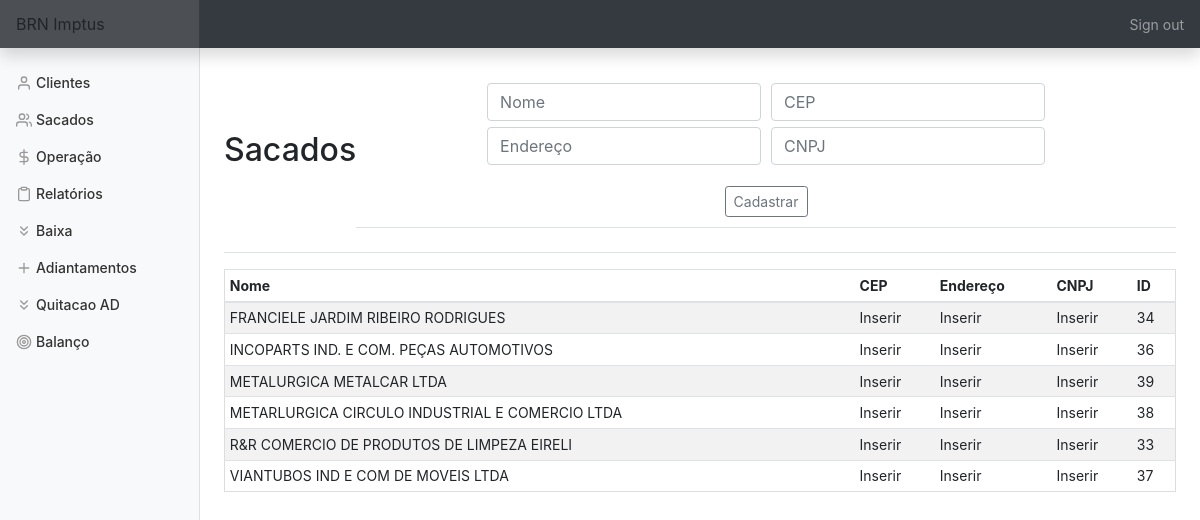
Before: /sacados (signed in) with the older database file.
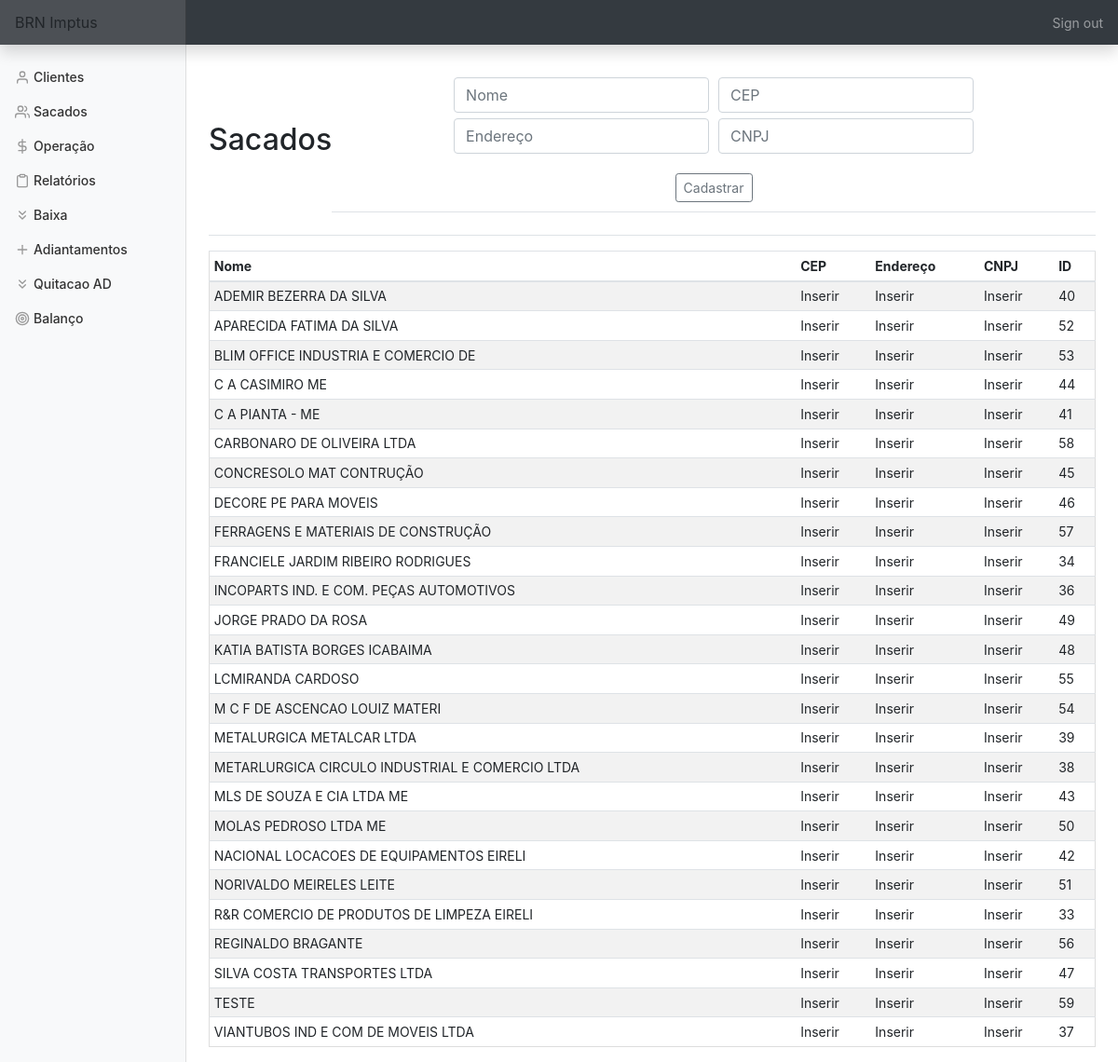
After: the same page with the newer database file.
### tables this page shows
CREATE TABLE sacados (id INTEGER PRIMARY KEY AUTOINCREMENT NOT NULL,
						nome TEXT NOT NULL,
						cep TEXT NOT NULL,
						endereço TEXT NOT NULL, cnpj TEXT);

### app.py (the view, shortened to what this page needs)
@app.route('/sacados', methods=['GET', 'POST'])
@login_required
def sacados():
    con = sqlite3.connect(DATABASE)
    con.row_factory = sqlite3.Row
    cur = con.cursor()
    if request.method == 'GET':
        rows = cur.execute('SELECT * FROM sacados ORDER BY nome')
        rows = cur.fetchall()
        return render_template('sacados.html', rows=rows)

### app.py (called while the page is built)
@app.after_request
def after_request(response):
    response.headers["Cache-Control"] = "no-cache, no-store, must-revalidate"
    response.headers["Expires"] = 0
    response.headers["Pragma"] = "no-cache"
    return response

### helper.py (called while the page is built)
def login_required(f):
    @wraps(f)
    def decorated_function(*args, **kwargs):
        if session.get("user_id") is None:
            return redirect("/login")
        return f(*args, **kwargs)
    return decorated_function

### templates/sacados.html (shortened to what this page needs)
{% extends "layout.html" %}
{% block main %}
    <div class='d-flex justify-content-between flex-warp flex-md-nowrap align-items-center pt-3 pb-2 mb-3 border-bottom'>
        <h1 class='h2'>Sacados</h1>
        <div class='d-flex justify-content-between flex-warp flex-md-nowrap align-items-center pt-3 pb-2 mb-3 border-bottom'>
            <form action='sacados' method='POST'>
                <div class='form-group'>
                    <input name='nome' autofocus class='form-control' placeholder='Nome' type='text' required title='Insira o nome/razão social do sacado' alt='Insira o nome/razão social do sacado'>
                    <input name='cep' autofocus class='form-control' placeholder='CEP' type='number' title='Insira o cep do sacado' alt='Insira o cep do sacado'>
                    <input name='endereco' autofocus class='form-control' placeholder='Endereço' type='text' title='Insira o endereço do sacado' alt='Insira o endereço do sacado'>
                    <input name='cnpj' autofocus class='form-control' placeholder='CNPJ' type='text' title='Insira o cpf/cnpj do sacado' alt='Insira o cpf/cnpj do sacado'>
                </div>
                <button type='submit' class='btn btn-sm btn-outline-secondary'>Cadastrar</button>
            </form>
        </div>
    </div>
    <div class='table-responsive'>
        <table class='table table-striped table-sm'>
            <thead>
                <tr>
                    <th>Nome</th>
                    <th>CEP</th>
                    <th>Endereço</th>
                    <th>CNPJ</th>
                    <th>ID</th>
                </tr>
            </thead>
            <tbody>
                {% for row in rows %}
                    <tr>
                        <td>{{ row['nome'] }}</td>
                        <td>{{ row['cep'] }}</td>
                        <td>{{ row['endereço'] }}</td>
                        <td>{{ row['cnpj'] }}</td>
                        <td>{{ row['id'] }}</td>
                    </tr>
                {% endfor %}
            </tbody>
        </table>
    </div>
{% endblock %}

### templates/layout.html (shortened to what this page needs)
<!DOCTYPE html>
    <html lang="pt-br">
        <head>
            <link rel="stylesheet" href="https://stackpath.bootstrapcdn.com/bootstrap/4.5.2/css/bootstrap.min.css">
            <link href="https://maxcdn.bootstrapcdn.com/bootstrap/4.1.3/css/bootstrap.min.css" rel="stylesheet">
            <link href="/static/styles.css" rel="stylesheet">
        </head>
        <body>
            <nav class='navbar navbar-dark sticky-top bg-dark felx-md-nowrap p-0 shadow'>
                <a class='navbar-brand col-md-3 col-lg-2 mr-0 px-3'>BRN Imptus</a>
                {% if session.user_id %}
                <ul class='navbar-nav px-3'>
                    <li class='nav-item text-nowrap'>
                        <a class='nav-link' href='/logout'>Sign out</a>
                    </li>
                </ul>
                {% endif %}
            </nav>
            <div class='container-fluid'>
                <div class='row'>
                    {% if session.user_id %}
                    <nav id='sidebarMenu' class='col-md-3 col-lg-2 d-md-block bg-light sidebar collapse'>
                        <div class='sidebar-sticky pt-3'>
                            <ul class='nav flex-column'>
                                <li class='nav-item'><a class='nav-link' href='/clientes'><span data-feather='user'></span>Clientes</a></li>
                                <li class='nav-item'><a class='nav-link' href='/sacados'><span data-feather='users'></span>Sacados</a></li>
                                <li class='nav-item'><a class='nav-link' href='/preparacao'><span data-feather='dollar-sign'></span>Operação</a></li>
                                <li class='nav-item'><a class='nav-link' href='/relatorios'><span data-feather='clipboard'></span>Relatórios</a></li>
                                <li class='nav-item'><a class='nav-link' href='/baixa'><span data-feather='chevrons-down'></span>Baixa</a></li>
                                <li class='nav-item'><a class='nav-link' href='/adiantamentos'><span data-feather='plus'></span>Adiantamentos</a></li>
                                <li class='nav-item'><a class='nav-link' href='/quitacao'><span data-feather='chevrons-down'></span>Quitacao AD</a></li>
                                <li class='nav-item'><a class='nav-link' href='/balanco'><span data-feather='target'></span>Balanço</a></li>
                            </ul>
                        </div>
                    </nav>
                    {% endif %}
                </div>
            </div>
            <main role='main' class='col-md-9 ml-sm-auto col-lg-10 px-md-4'>
                {% block main %}
                {% endblock %}
            </main>
        </body>
    </html>

### static/styles.css (style rules this page uses)
main .form-control { display: inline-block; width: auto; margin: 3px; }
main { overflow-x: auto; text-align: center; }
main table { text-align: left; border-collapse: collapse; border-spacing: 0; width: 100%; border: 1px solid #ddd; }
main table td, th { text-align: left; padding: 16px; }
button { margin: 2px; }
body { font-size: .875rem; height:100%; }
.feather { width: 16px; height: 16px; vertical-align: text-bottom; }
.sidebar { position: fixed; top: 0; bottom: 0; left: 0; z-index: 100; padding: 48px 0 0; box-shadow: inset -1px 0 0 rgba(0, 0, 0, .1); }
.sidebar-sticky { position: relative; top: 0; height: calc(100vh - 48px); padding-top: .5rem; overflow-x: hidden; overflow-y: auto; }
.sidebar .nav-link { font-weight: 500; color: #333; }
.sidebar .nav-link .feather { margin-right: 4px; color: #999; }
.navbar-brand { padding-top: .75rem; padding-bottom: .75rem; font-size: 1rem; background-color: rgba(201, 195, 195, 0.158); box-shadow: inset -1px 0 0 rgba(0, 0, 0, .25); }

Changed rows visible on the page:
added sacados: nome "ADEMIR BEZERRA DA SILVA", cep "Inserir", endereço "Inserir", cnpj "Inserir", id "40"
added sacados: nome "APARECIDA FATIMA DA SILVA", cep "Inserir", endereço "Inserir", cnpj "Inserir", id "52"
added sacados: nome "BLIM OFFICE INDUSTRIA E COMERCIO DE", cep "Inserir", endereço "Inserir", cnpj "Inserir", id "53"
added sacados: nome "C A CASIMIRO ME", cep "Inserir", endereço "Inserir", cnpj "Inserir", id "44"
added sacados: nome "C A PIANTA - ME", cep "Inserir", endereço "Inserir", cnpj "Inserir", id "41"
added sacados: nome "CARBONARO DE OLIVEIRA LTDA", cep "Inserir", endereço "Inserir", cnpj "Inserir", id "58"
added sacados: nome "CONCRESOLO MAT CONTRUÇÃO", cep "Inserir", endereço "Inserir", cnpj "Inserir", id "45"
added sacados: nome "DECORE PE PARA MOVEIS", cep "Inserir", endereço "Inserir", cnpj "Inserir", id "46"
added sacados: nome "FERRAGENS E MATERIAIS DE CONSTRUÇÃO", cep "Inserir", endereço "Inserir", cnpj "Inserir", id "57"
added sacados: nome "JORGE PRADO DA ROSA", cep "Inserir", endereço "Inserir", cnpj "Inserir", id "49"
added sacados: nome "KATIA BATISTA BORGES ICABAIMA", cep "Inserir", endereço "Inserir", cnpj "Inserir", id "48"
added sacados: nome "LCMIRANDA CARDOSO", cep "Inserir", endereço "Inserir", cnpj "Inserir", id "55"
added sacados: nome "M C F DE ASCENCAO LOUIZ MATERI", cep "Inserir", endereço "Inserir", cnpj "Inserir", id "54"
added sacados: nome "MLS DE SOUZA E CIA LTDA ME", cep "Inserir", endereço "Inserir", cnpj "Inserir", id "43"
added sacados: nome "MOLAS PEDROSO LTDA ME", cep "Inserir", endereço "Inserir", cnpj "Inserir", id "50"
added sacados: nome "NACIONAL LOCACOES DE EQUIPAMENTOS EIRELI", cep "Inserir", endereço "Inserir", cnpj "Inserir", id "42"
added sacados: nome "NORIVALDO MEIRELES LEITE", cep "Inserir", endereço "Inserir", cnpj "Inserir", id "51"
added sacados: nome "REGINALDO BRAGANTE", cep "Inserir", endereço "Inserir", cnpj "Inserir", id "56"
added sacados: nome "SILVA COSTA TRANSPORTES LTDA", cep "Inserir", endereço "Inserir", cnpj "Inserir", id "47"
added sacados: nome "TESTE", cep "Inserir", endereço "Inserir", cnpj "Inserir", id "59"
